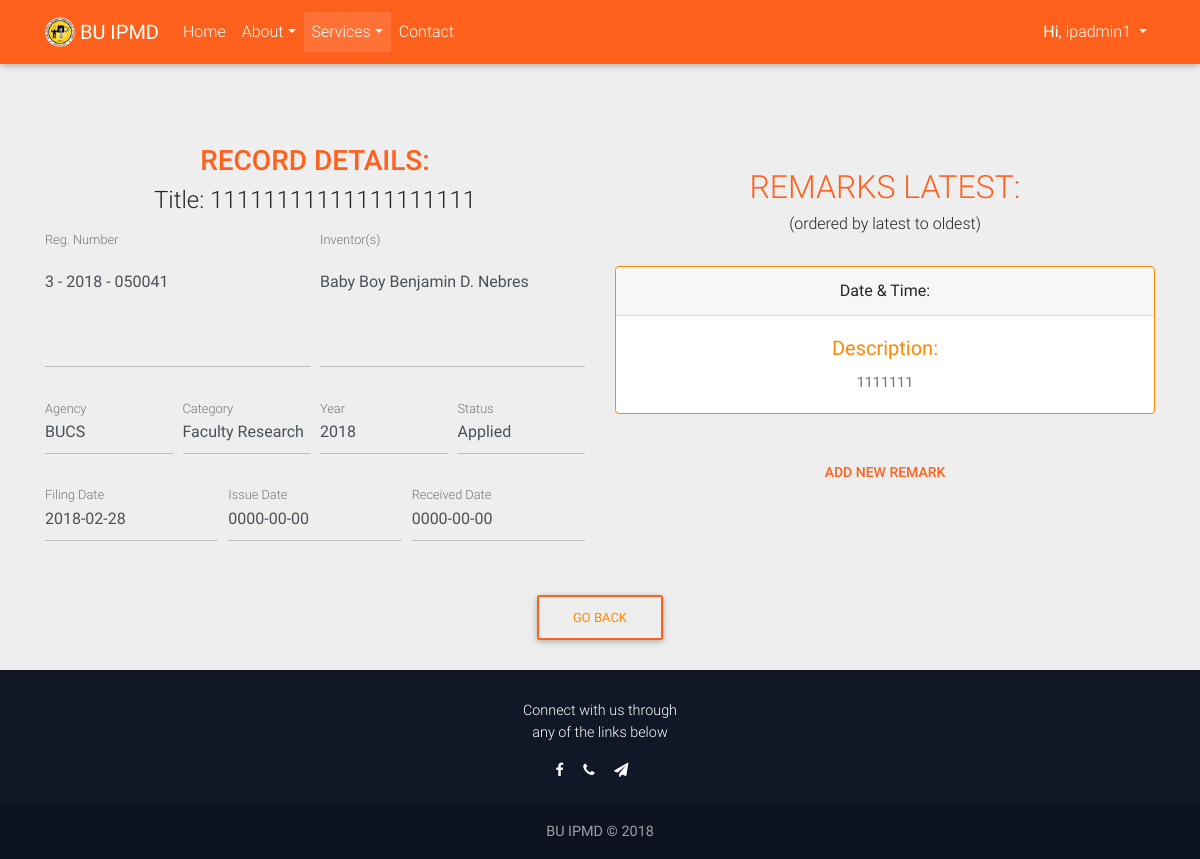
The page /functions/industrial/remarks.php?industrial_id=7 (signed in) on the database its author committed.
### tables this page shows
CREATE TABLE `industrial_design` (
  `industrial_id` int(11) NOT NULL,
  `industrial_reg_no` varchar(255) DEFAULT NULL,
  `industrial_title` longtext,
  `industrial_sketch` varchar(255) DEFAULT NULL,
  `agency_id` int(3) DEFAULT NULL,
  `category_id` int(1) DEFAULT NULL,
  `inventor` varchar(255) DEFAULT NULL,
  `industrial_issue_date` date DEFAULT NULL,
  `industrial_filing_date` date DEFAULT NULL,
  `industrial_publication_date` date DEFAULT NULL,
  `industrial_design_year` year(4) DEFAULT NULL,
  `filestatus_id` int(11) DEFAULT NULL
);

CREATE TABLE `agencies` (
  `agency_id` int(11) NOT NULL,
  `agency_name` varchar(50) DEFAULT NULL
);

CREATE TABLE `categories` (
  `category_id` int(11) NOT NULL,
  `category_name` varchar(50) DEFAULT NULL
);

CREATE TABLE `filestatus` (
  `filestatus_id` int(11) NOT NULL,
  `filestatus_name` longtext
);

CREATE TABLE `industrial_remarks` (
  `industrial_remarks_id` int(100) NOT NULL,
  `industrial_remarks_time` datetime DEFAULT NULL,
  `industrial_remarks_desc` varchar(255) DEFAULT NULL,
  `industrial_id` int(11) DEFAULT NULL
);

### functions/industrial/remarks.php (the view, shortened to what this page needs)
<?php
include ("../db.php");
?>
<!DOCTYPE html>
<html lang="en">
<head>
    <link rel="stylesheet" href="https://maxcdn.bootstrapcdn.com/font-awesome/4.7.0/css/font-awesome.min.css">
    <link href="../../components/css/bootstrap.css" rel="stylesheet">
    <link href="../../components/css/mdb.css" rel="stylesheet">
    <link href="../../components/css/style.css" rel="stylesheet">
    <link rel="stylesheet" href="../../components/css/getmdl-select.min.css">
    <link rel="stylesheet" href="../../components/css/material.css"">
</head>
<body style="background-color: #eee;">
  <nav class="navbar fixed-top navbar-expand-lg navbar-dark scrolling-navbar">
    <div class="container">
      <a class="navbar-brand" href="index.php">
        <strong><img src="../../favicon.ico" style="height: 30px;width: 30px; margin-top: -4px;"> BU IPMD </strong>
      </a>
      <div class="collapse navbar-collapse" id="navbarSupportedContent">
        <ul class="navbar-nav mr-auto">
          <li class="nav-item">
            <a class="nav-link" href="../../index.php">Home
            </a>
          </li>
            <li class="nav-item dropdown">
                <a class="nav-link dropdown-toggle" id="navbarDropdownMenuLink" data-toggle="dropdown" aria-haspopup="true" aria-expanded="false">About</a>
            </li>
            <li class="nav-item dropdown active">
              <a class="nav-link dropdown-toggle" id="navbarDropdownMenuLink" data-toggle="dropdown" aria-haspopup="true" aria-expanded="false">Services<span class="sr-only">(current)</span></a>
            </li>
            <li class="nav-item">
            <a class="nav-link" href="../../contact.php" target="">Contact</a>
            </li>
        </ul>
        <ul class="navbar-nav nav-flex-icons">
            <li class="nav-item dropdown">
                <a class="nav-link dropdown-toggle" id="navbarDropdownMenuLink" data-toggle="dropdown" aria-haspopup="true" aria-expanded="false">
                <?php
                  if (isset($_SESSION['user_name'])) {
                      echo "<b>Hi,&nbsp;</b>";
                      echo $_SESSION['user_name'];
                  }
                  else{
                      echo '<i class="fa fa-user-circle"></i>';
                  }
                ?>
                </a>
            </li>
        </ul>
      </div>
    </div>
  </nav>
  <main >
    <div class="container">
      <br><br>
      <section>
        <br><br><br><br>
        <center>
          <?php
          if(isset($_GET['industrial_id']))
            {
              $industrial_id = $_GET["industrial_id"];
              $query = mysqli_query($connect, "SELECT * FROM industrial_design WHERE industrial_id = $industrial_id");
              $row=mysqli_fetch_array($query);
              $title=$row['industrial_title'];
              $reg_no=$row['industrial_reg_no'];
              $age=$row['agency_id'];
              $cat=$row['category_id'];
              $filing_date=$row['industrial_filing_date'];
              $issue_date=$row['industrial_issue_date'];
              $rec_date=$row['industrial_publication_date'];
              $year=$row['industrial_design_year'];
              $inventor=$row['inventor'];
              $status=$row['filestatus_id'];
              $agen_que = "SELECT * FROM agencies WHERE agency_id=$age";
              $agen_res = mysqli_query($connect, $agen_que);
              $agen_row = mysqli_fetch_array($agen_res );
                $age=$agen_row['agency_name'];
              $catn_que = "SELECT * FROM categories WHERE category_id=$cat";
              $catn_res = mysqli_query($connect, $catn_que);
              $catn_row = mysqli_fetch_array($catn_res );
                $cat=$catn_row['category_name'];
              $statn_que = "SELECT * FROM filestatus WHERE filestatus_id=$status";
              $statn_res = mysqli_query($connect, $statn_que);
              $statn_row = mysqli_fetch_array($statn_res );
                $status=$statn_row['filestatus_name'];
            }
          ?>
        <div class="row">
          <div class="col-6">
            <h3 class="h3 orange-text text-center">RECORD DETAILS:</h3>
            <h4>Title: <?php echo $title; ?></h4>
            <form>
                <div class="form-row">
                    <div class="col">
                        <div class="md-form">
                            <textarea type="text" value="" id="textareaBasic" class="form-control md-textarea" rows="3" disabled><?php echo htmlspecialchars($reg_no); ?></textarea>
                            <label for="textareaBasic">Reg. Number</label>
                        </div>
                    </div>
                    <div class="col">
                        <div class="md-form">
                            <textarea type="text" value="" id="textareaBasic" class="form-control md-textarea" rows="3" disabled><?php echo htmlspecialchars($inventor); ?></textarea>
                            <label for="textareaBasic">Inventor(s)</label>
                        </div>
                    </div>
                </div>
                <div class="form-row">
                    <div class="col">
                        <div class="md-form">
                            <input type="text" class="form-control" value="<?php echo $age; ?>" id="formGroupExampleInputMD"  disabled>
                            <label for="formGroupExampleInputMD">Agency</label>
                        </div>
                    </div>
                    <div class="col">
                        <div class="md-form">
                            <input type="text" class="form-control" value="<?php echo $cat; ?>" id="formGroupExampleInputMD" disabled>
                            <label for="formGroupExampleInputMD">Category</label>
                        </div>
                    </div>
                    <div class="col">
                      <div class="md-form">
                          <input type="text" class="form-control" value="<?php echo $year; ?>" id="formGroupExampleInputMD" disabled>
                          <label for="formGroupExampleInputMD">Year</label>
                      </div>
                  </div>
                  <div class="col">
                      <div class="md-form">
                          <input type="text" class="form-control" value="<?php echo $status; ?>" id="formGroupExampleInputMD" disabled>
                          <label for="formGroupExampleInputMD">Status</label>
                      </div>
                  </div>
                </div>
                <div class="form-row">
                    <div class="col-4">
                        <div class="md-form">
                            <input type="text" class="form-control" value="<?php echo $filing_date; ?>" id="formGroupExampleInputMD"  disabled>
                            <label for="formGroupExampleInputMD">Filing Date</label>
                        </div>
                    </div>
                    <div class="col-4">
                        <div class="md-form">
                            <input type="text" class="form-control" value="<?php echo $issue_date; ?>" id="formGroupExampleInputMD" disabled>
                            <label for="formGroupExampleInputMD">Issue Date</label>
                        </div>
                    </div>
                    <div class="col-4">
                      <div class="md-form">
                          <input type="text" class="form-control" value="<?php echo $rec_date; ?>" id="formGroupExampleInputMD" disabled>
                          <label for="formGroupExampleInputMD">Received Date</label>
                      </div>
                    </div>
                </div>
            </form>
          </div>
          <div class="col-6">
            <center>
                  <div clas="col-12">
                    <br>
                    <h2 class="orange-text">REMARKS LATEST:</h2>
                    <h6>(ordered by latest to oldest)</h6>
                    <br>
                      <?php
                        $rem_query = "SELECT * FROM industrial_remarks WHERE industrial_id=$industrial_id";
                        if($fetch_res = mysqli_query($connect, $rem_query)){
                        while($rem_row = mysqli_fetch_assoc($fetch_res)){
                          echo'
                            <div class="card border-warning mb-3 w-100" style="width:100%;">
                                <div class="card-header">Date & Time: '.$rem_row['industrial_remarks_time'].'</div>
                                <div class="card-body text-warning text-center">
                                    <h5 class="card-title">Description:</h5>
                                    <p class="card-text">'.$rem_row['industrial_remarks_desc'].'</p>
                                </div>
                            </div>';
                          }
                      }
                      ?>
                    <br>
                    <button class="mdl-button mdl-js-button mdl-button--colored" data-toggle="modal" data-target="#modalAddForm">
                      ADD NEW REMARK
                    </button>
                      </div>
                    </center>
                  </div>
                  </center>
          </div>
        <div>
          <center>
            <br>
            <a href="../../industrialdesign.php">
            <button class="btn btn-primary btn-outline-warning" type="button" data-toggle="collapse" data-target="#collapseExample" aria-expanded="false" aria-controls="collapseExample">
                GO BACK
            </button></a>
          </center>
        </div>
  </main>
  <footer class="page-footer text-center font-small mt-4 wow fadeIn">
    <div class="col" style="height: 30px;"></div>
    <div class="pb-4">
      <center><p>Connect with us through <br>any of the links below</p></center>
      <a href="https://www.facebook.com/buipmd" title="BUIPMD FACEBOOK" target="_self">
        <i class="fa fa-facebook mr-3"></i>
      </a>
      <a href="contact.php" title="(052) 742-1909" target="_self">
        <i class="fa fa-phone mr-3"></i>
      </a>
      <a href="contact.php" title="0928-756-9576" target="_self">
        <i class="fa fa-send mr-3"></i>
      </a>
    </div>
    <div class="footer-copyright py-3">
      <strong>BU IPMD © 2018 </strong>
    </div>
  </footer>
</body>
</html>

### components/css/style.css (style rules this page uses)
html, body, .view { height: 100%; }
.navbar { background-color: rgba(0, 0, 0, 0.2); }
.page-footer { background-color: #101727; }
.navbar { background-color: #FF611D; }
.navbar a { color: orange; }
.btn:before { content: ""; position: absolute; top: 50%; left: 50%; display: block; width: 0; padding-top: 0; border-radius: 100%; background-color: rgba(236, 240, 241, .3); -webkit-transform: translate(-50%, -50%); -moz-transform: translate(-50%, -50%); -ms-transform: translate(-50%, -50%); -o-transform: translate(-50%, -50%); transform: translate(-50%, -50%); }
*, *:before, *:after { box-sizing: border-box; }
textarea { width: 100%; padding: 12px 20px; margin: 8px 0; box-sizing: border-box; border: 1px solid #ccc; -webkit-transition: 0.5s; transition: 0.5s; outline: none; border-radius: 7px; resize: none; }
b { display: inline-block; }

### rows shown on the page
industrial_design: industrial_title "11111111111111111111", industrial_reg_no "3 - 2018 - 050041", inventor "Baby Boy Benjamin D. Nebres", industrial_design_year "2018", industrial_filing_date "2018-02-28", industrial_issue_date "0000-00-00", industrial_publication_date "0000-00-00"
agencies: agency_name "BUCS"
categories: category_name "Faculty Research"
filestatus: filestatus_name "Applied"
industrial_remarks: industrial_remarks_desc "1111111"

### other values the page prints
$_SESSION['user_name'] "ipadmin1"
